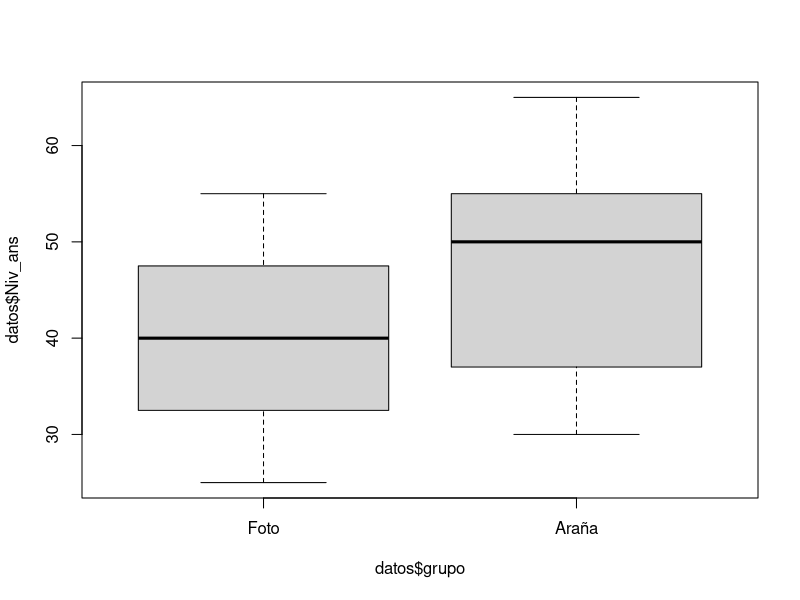
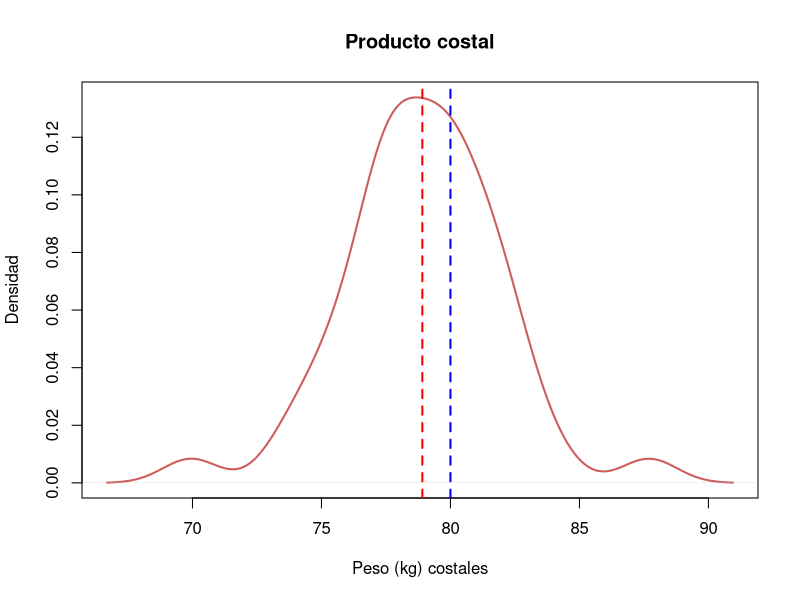

Here is the R script that generated these plots, in order:
grupo <- gl(2,12, labels = c("Foto", "Araña"))
Niv_ans <- c(30, 35, 45, 40, 50, 35, 55, 25, 30, 45, 40, 50, 40, 
         35, 50, 55, 65, 55, 50, 35, 30, 50, 60, 39)
datos <- data.frame(grupo, Niv_ans)

head(datos)

tapply(datos$Niv_ans, datos$grupo, mean)

boxplot(datos$Niv_ans ~ datos$grupo)

t.test(datos$Niv_ans ~ datos$grupo, var.equal = T)

t.test(datos$Niv_ans ~ datos$grupo, var.equal =T, 
       alternative = "greater")
t.test(datos$Niv_ans ~ datos$grupo, var.equal =T,
       alternative = "less")


costal <- c(87.7, 80.01, 77.28, 78.76, 81.52, 74.2, 80.71, 79.5, 77.87, 81.94, 80.7,
            82.32, 75.78, 80.19, 83.91, 79.4, 77.52, 77.62, 81.4, 74.89, 82.95,
            73.59, 77.92, 77.18, 79.83, 81.23, 79.28, 78.44, 79.01, 80.47, 76.23,
            78.89, 77.14, 69.94, 78.54, 79.7, 82.45, 77.29, 75.52, 77.21, 75.99,
            81.94, 80.41, 77.7)

plot(density(costal),
     main = "Producto costal",
     xlab = "Peso (kg) costales",
     ylab = "Densidad",
     col = "indianred",
     lwd = 2)
abline(v=mean(costal), col = "red", lwd = 2, lty =2)
abline(v = 80, col = "blue", lwd = 2, lty =2)


t.test(costal, mu = 80, alternative = "less")
